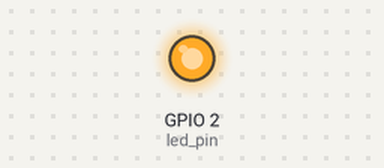
This sketch was run on a simulated ESP32. Shown: output pins drawn as LEDs (lit = HIGH).

Above: at 0.16 s.
At 39.7 s:
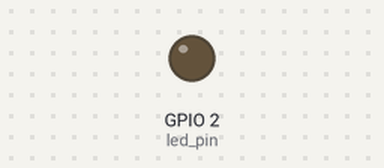
Timing chart, 0 to 40.3 s (numbered marks = the images above):
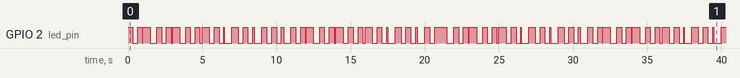

The sketch:

1_creating_tasks_ESP32.ino
```cpp
// Use only core 1
#if CONFIG_FREERTOS_UNICORE
static const BaseType_t app_cpu = 0;
#else
static const BaseType_t app_cpu = 1;
#endif

// LED rates
static const int rate_1 = 500;  // ms
static const int rate_2 = 323;  // ms

// Pins
static const int led_pin = LED_BUILTIN;


void toggleLED_1(void *parameter) {
  while(1) {
    digitalWrite(led_pin, HIGH);
    vTaskDelay(rate_1 / portTICK_PERIOD_MS);
    digitalWrite(led_pin, LOW);
    vTaskDelay(rate_1 / portTICK_PERIOD_MS);
  }
}


void toggleLED_2(void *parameter) {
  while(1) {
    digitalWrite(led_pin, HIGH);
    vTaskDelay(rate_2 / portTICK_PERIOD_MS);
    digitalWrite(led_pin, LOW);
    vTaskDelay(rate_2 / portTICK_PERIOD_MS);
  }
}

void setup() {

  // Configuring the pin
  pinMode(led_pin, OUTPUT);

  // Task to run forever
  xTaskCreatePinnedToCore(  // xTaskCreate() in vanilla FreeRTOS
              toggleLED_1,  // Function to be called
              "Toggle 1",   // Name of task
              1024,         // Stack size (bytes in ESP32, words in FreeRTOS)
              NULL,         // Parameter to pass to function
              1,            // Task priority (0 to configMAX_PRIORITIES - 1)
              NULL,         // Task handle
              app_cpu);     // Run on one core for demo purposes (ESP32 only)

  // Task to run forever
  xTaskCreatePinnedToCore(  // xTaskCreate() in vanilla FreeRTOS
              toggleLED_2,  // Function to be called
              "Toggle 2",   // Name of task
              1024,         // Stack size (bytes in ESP32, words in FreeRTOS)
              NULL,         // Parameter to pass to function
              1,            // Task priority (0 to configMAX_PRIORITIES - 1)
              NULL,         // Task handle
              app_cpu);     // Run on one core for demo purposes (ESP32 only)

  // In vanilla FreeRTOS, call vTaskStartScheduler() in
  // main after setting up your tasks.
}

void loop() {
}
```

Measured:
- by itself, GPIO 2 (led_pin): moves between LOW and HIGH, repeating every 31.0 s
- by itself, everything shown: repeats every 11.0 s, in 34 steps
